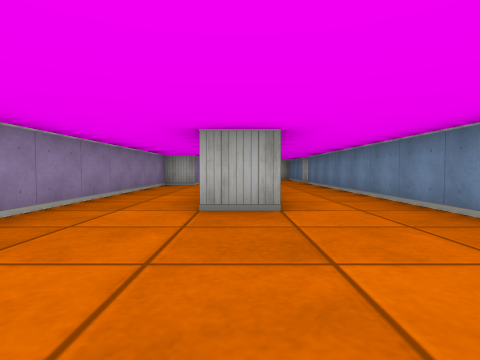
[1] (above)

22 first-person views from a walk through a cub3D level. The camera is about half as high as the walls, tilts 2° down and sees 80° across. The floor is counted in squares. Each view is taken from the middle of a square. On the plan, view 1 faces up. The plan holds only what a view shows up to about 9 squares ahead; the rest is blank.

[2]
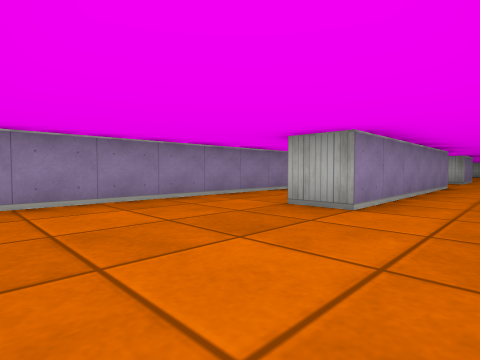

[3]
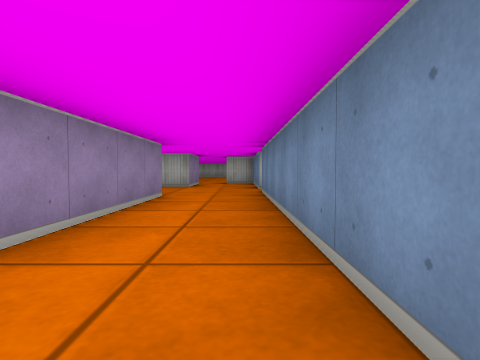

[4]
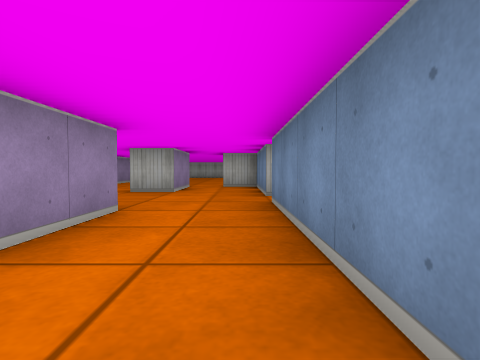

[5]
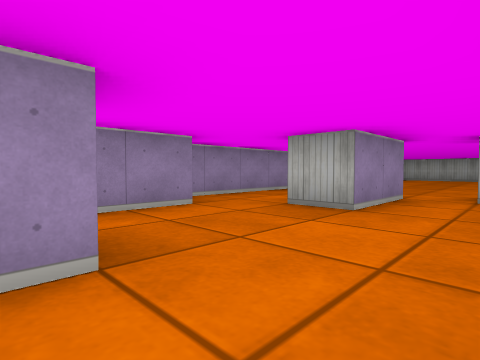

[6]
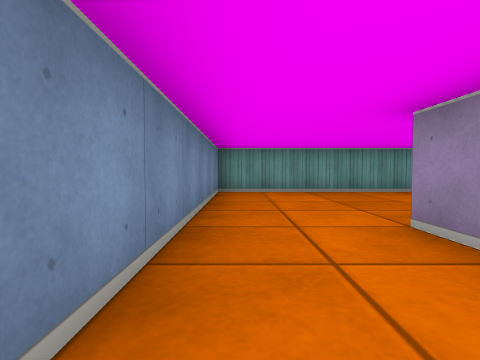

[7]
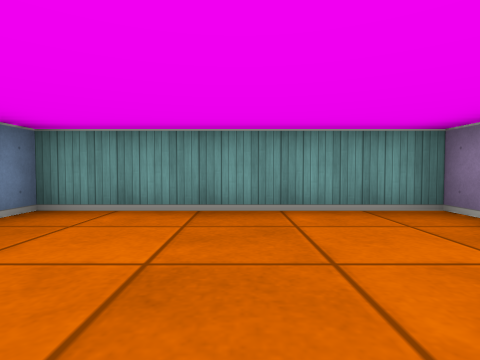

[8]
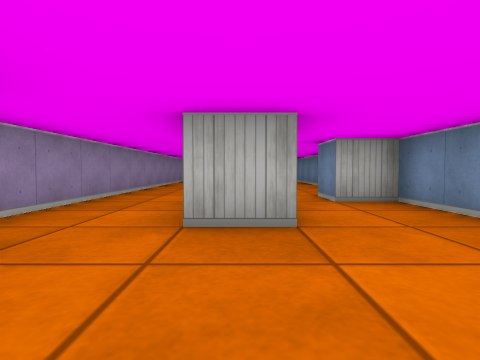

[9]
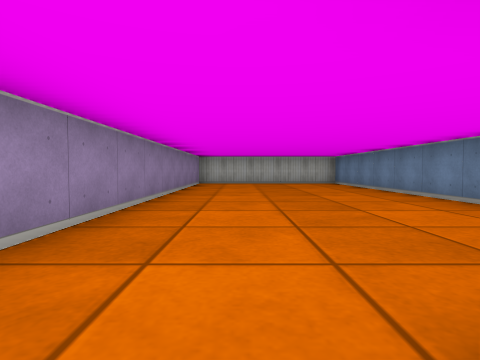

[10]
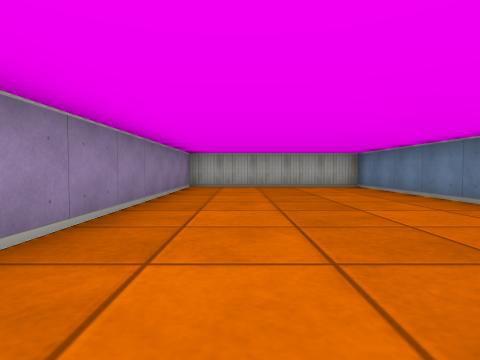

[11]
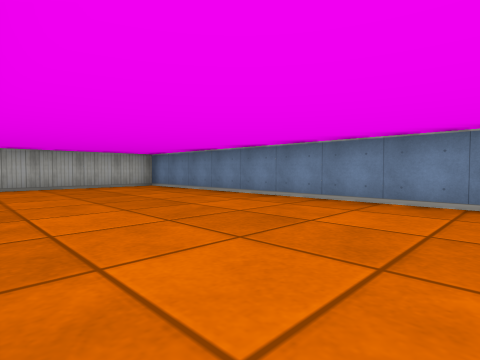

[12]
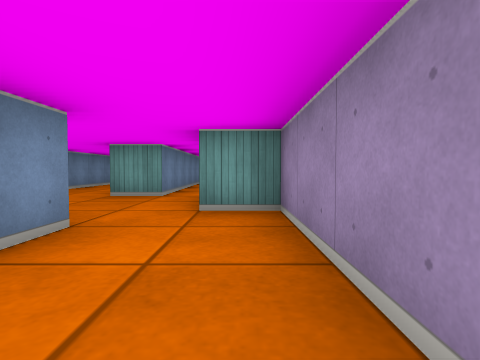

[13]
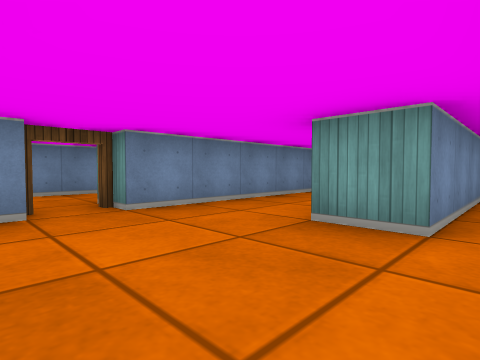

[14]
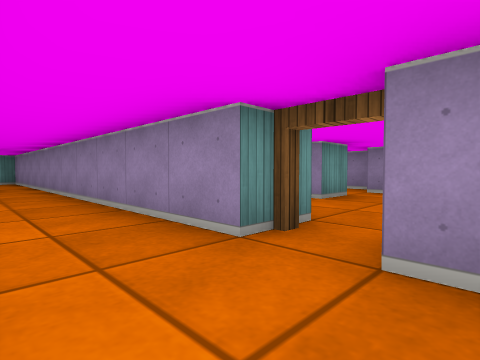

[15]
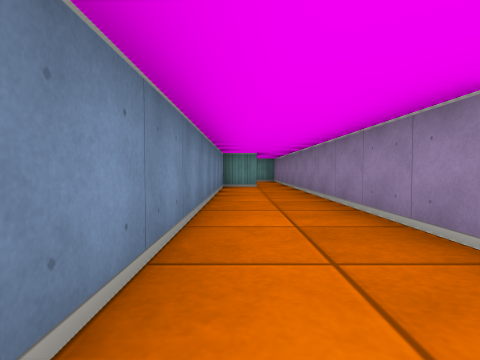

[16]
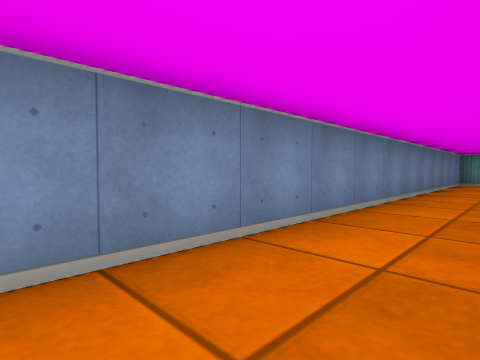

[17]
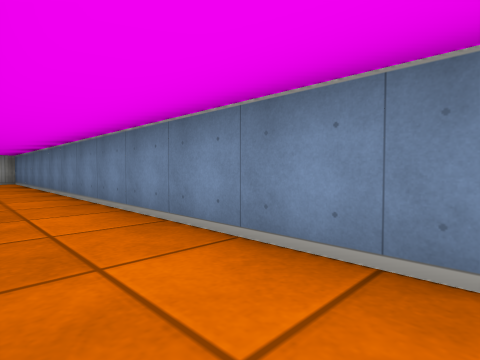

[18]
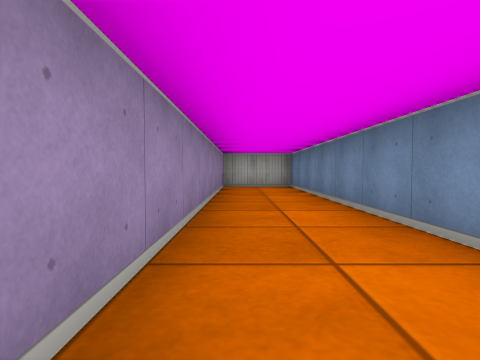

[19]
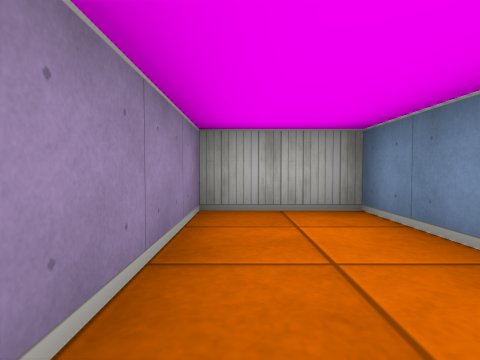

[20]
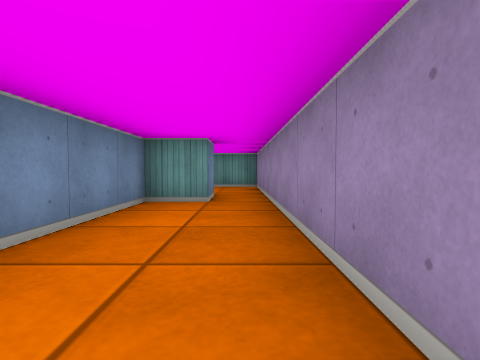

[21]
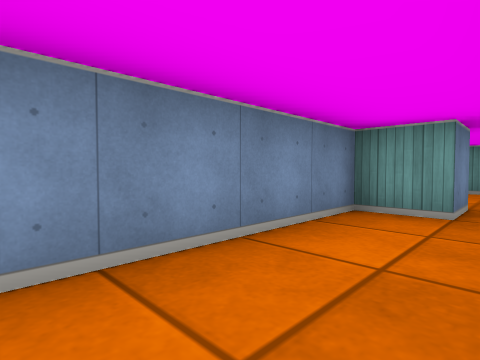

[22]
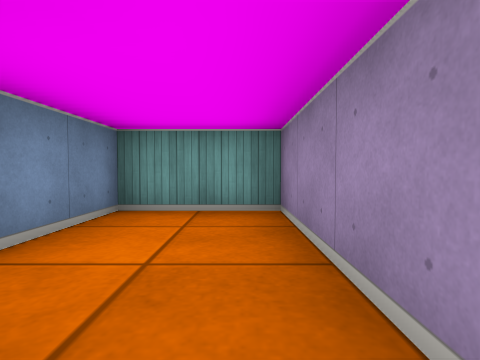

### Floor plan
Points are (right, up) in squares from view 1. A wall is a line through its corners. A room is listed if a view was taken in it or the views show most of it. See-through windows are left out.
Room 1 (views 1, 2, 3, 4, 5, 6, 7, 8, 9, 13)
walls: (-0.5, 6) (-0.5, 9.5) (0.5, 9.5) (0.5, 3.5) (-0.5, 3.5); (-2.5, 9.1) (-2.5, -0.5) (2.5, -0.5) (2.5, 10.5); (2.5, 11.4) (2.5, 14.5) (1.5, 14.5); (0.5, 14.6) (0.5, 12.5) (-0.5, 12.5) (-0.5, 13.2); (-2.5, 14.5) (-2.5, 11.5) (-1.5, 11.5) (-1.5, 9.5)
ways out: opening at (-1.5, 13.5) to room 2; opening at (1, 13.5) to room 2; open door at (3, 11) to room 3
Room 2 (views 10, 11, 12)
walls: (2.5, 16.4) (2.5, 24.5) (-2.5, 24.5) (-2.5, 14.5); (1.5, 14.5) (1.5, 15.5)
ways out: opening at (-1.5, 13.5) to room 1; opening at (1, 13.5) to room 1
Room 3 (views 14, 15, 16, 17, 18, 19, 20, 21)
walls: (3.5, 12) (3.5, 11.5); (3.5, 10.5) (3.5, 3.5); (4.5, 3.5) (5.5, 3.5) (5.5, 24.5) (3.5, 24.5) (3.5, 16.5)
ways out: open door at (3, 11) to room 1; opening at (4, 3) to room 4
Room 4 (view 22)
walls: (4.5, 2.5) (4.5, 3.5); (3.5, 3.5) (3.5, -0.5) (5.5, -0.5) (5.5, 1.2)
ways out: opening at (4, 3) to room 3

Where each view was taken, in squares from view 1:
view 1: 0 up, 0 right, facing up
view 2: 0 up, 2 right, facing up-left
view 3: 4 up, 2 right, facing up
view 4: 6 up, 2 right, facing up
view 5: 9 up, 2 right, facing up-left
view 6: 6 up, 2 right, facing down
view 7: 3 up, 0 right, facing down
view 8: 10 up, 0 right, facing up
view 9: 14 up, 1 left, facing up
view 10: 16 up, 1 left, facing up
view 11: 16 up, 2 left, facing up-right
view 12: 15 up, 2 left, facing down
view 13: 12 up, 1 left, facing down-right
view 14: 12 up, 5 right, facing down-left
view 15: 12 up, 5 right, facing down
view 16: 15 up, 4 right, facing down-right
view 17: 12 up, 4 right, facing up-right
view 18: 16 up, 4 right, facing up
view 19: 21 up, 4 right, facing up
view 20: 8 up, 4 right, facing down
view 21: 7 up, 4 right, facing down-right
view 22: 3 up, 4 right, facing down
